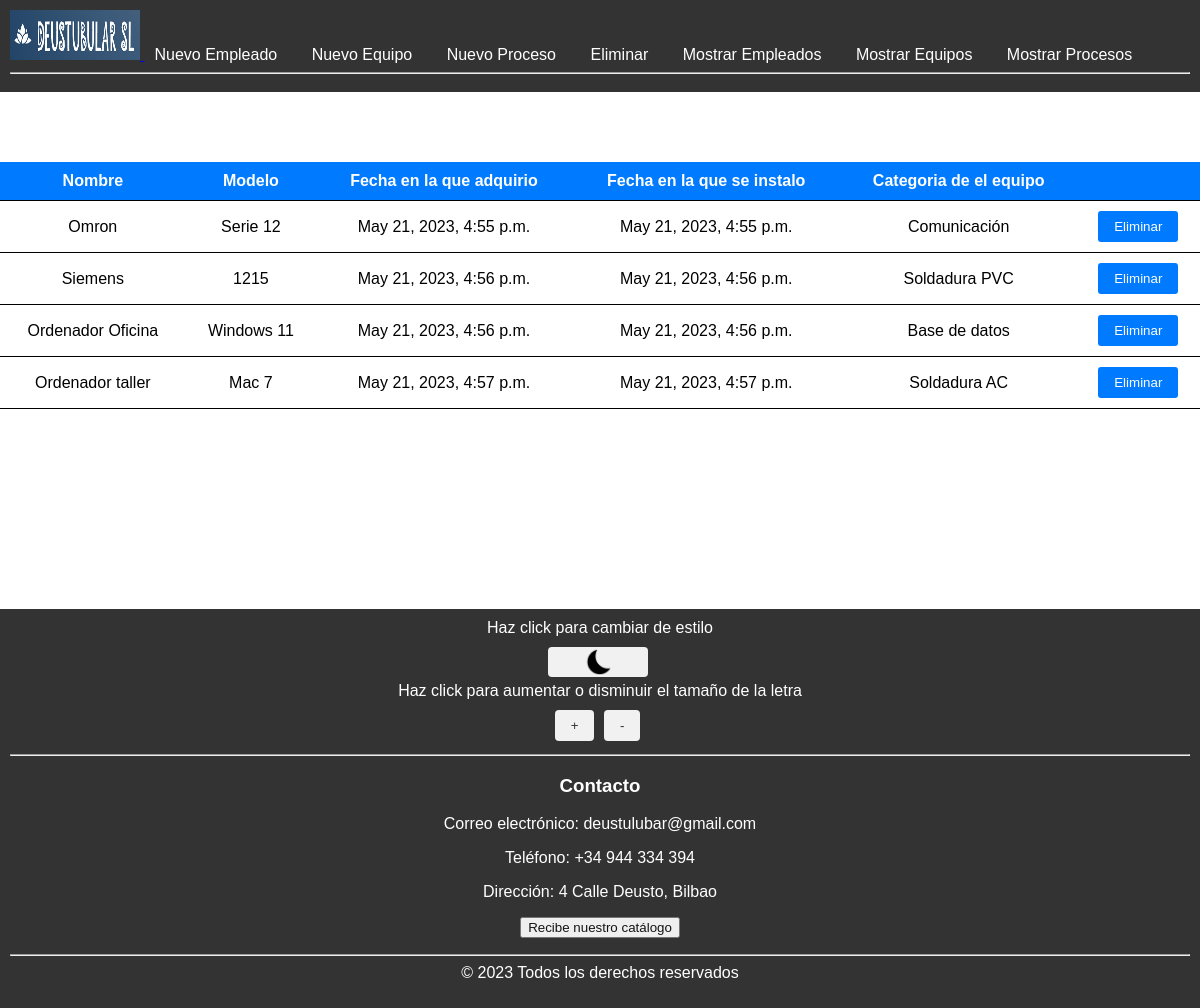
The page /eliminar/equipo on the database as committed earlier.
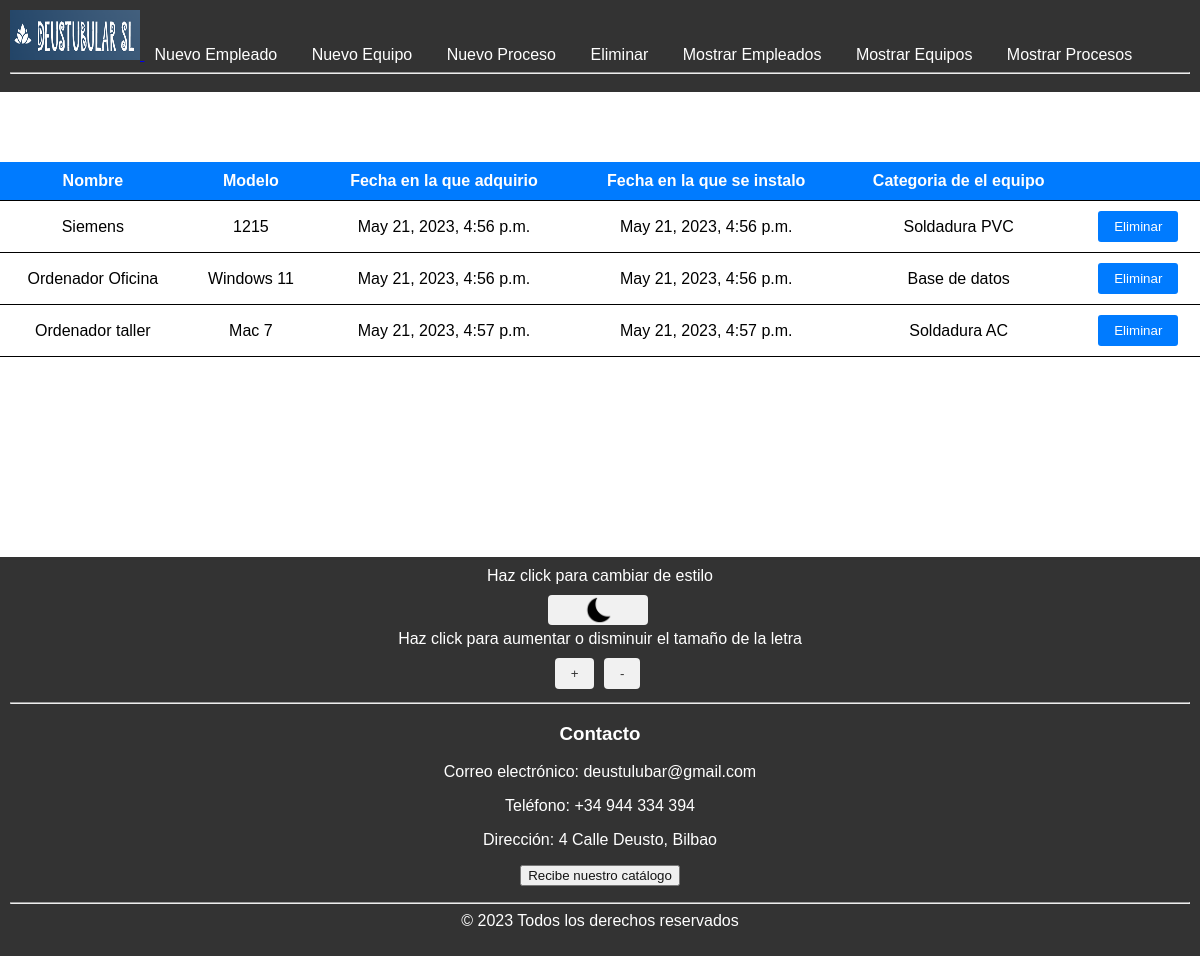
The same page on the database as committed later.
### DeustubularSL_app/models.py (models this page shows, shortened)
class equipo (models.Model):
    nombre = models.CharField(max_length = 150)
    modelo = models.CharField(max_length = 150)
    fechaAdquisicion = models.DateTimeField(default=datetime.datetime.today)
    fechaInstalacion = models.DateTimeField(default=datetime.datetime.today)
    categoria = models.ForeignKey(Categoria, on_delete=models.CASCADE)

class Categoria(models.Model):
    nombre = models.CharField(max_length=150)
    def __str__(self):
        return self.nombre

### DeustubularSL_app/views.py (the view)
# urls.py: path('eliminar/equipo', views.lista_equipos, name='lista_equipos'),
def lista_equipos(request):
    equipos = equipo.objects.all()
    context = {'equipos': equipos}
    return render(request, 'DeustubularSL_app/lista_equipos_a_borrar.html', context)

### DeustubularSL_app/templates/DeustubularSL_app/lista_equipos_a_borrar.html (shortened to what this page needs)
{% extends "base.html" %}
{% block contenido %}
<table>
  <thead>
    <tr>
      <th>Nombre</th>
      <th>Modelo</th>
      <th>Fecha en la que adquirio</th>
      <th>Fecha en la que se instalo </th>
      <th>Categoria de el equipo</th>
      <th></th>
    </tr>
  </thead>
  <tbody>
    {% for e in equipos %}
    <tr>
      <td>{{ e.nombre }}</td>
      <td>{{ e.modelo }}</td>
      <td>{{ e.fechaAdquisicion }}</td>
      <td>{{ e.fechaInstalacion }}</td>
      <td>{{ e.categoria }}</td>
      <td>
        <form action="{% url 'eliminar_equipo' e.id %}" method="post">
          <button type="submit" class="btn btn-danger">Eliminar</button>
        </form>
      </td>
    </tr>
    {% endfor %}
  </tbody>
</table>
{% endblock %}

Rows that differ between the two databases and show on the page:
removed equipo: nombre "Omron", modelo "Serie 12", fechaAdquisicion "May 21, 2023, 4:55 p.m.", fechaInstalacion "May 21, 2023, 4:55 p.m.", categoria "Comunicación"
